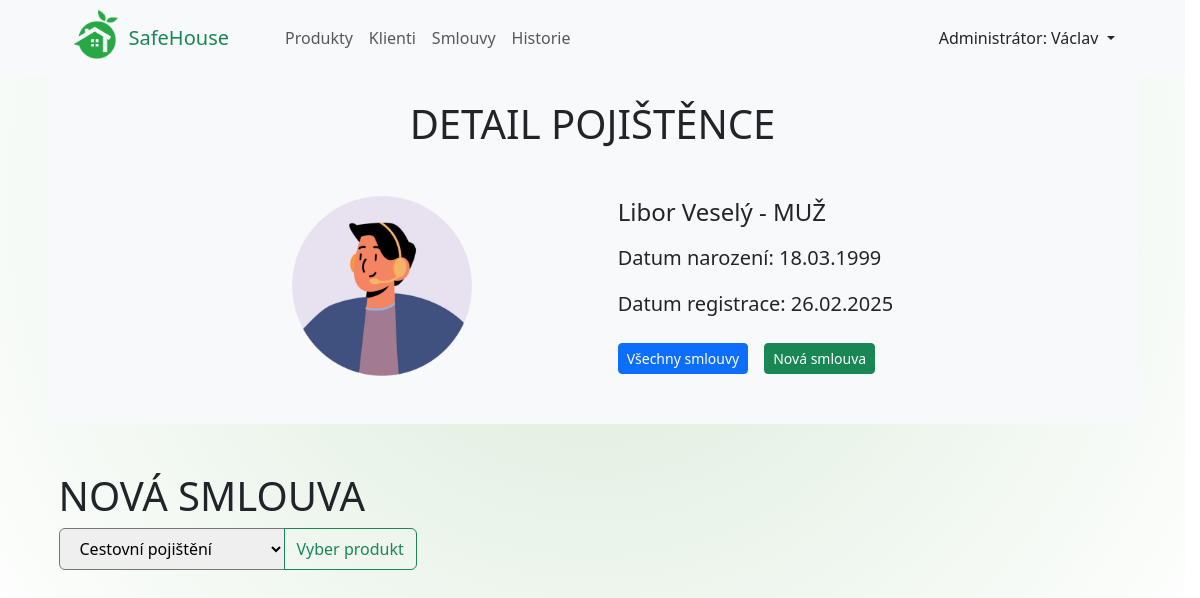
Before: /klienti/8/nova_smlouva with the older database file.
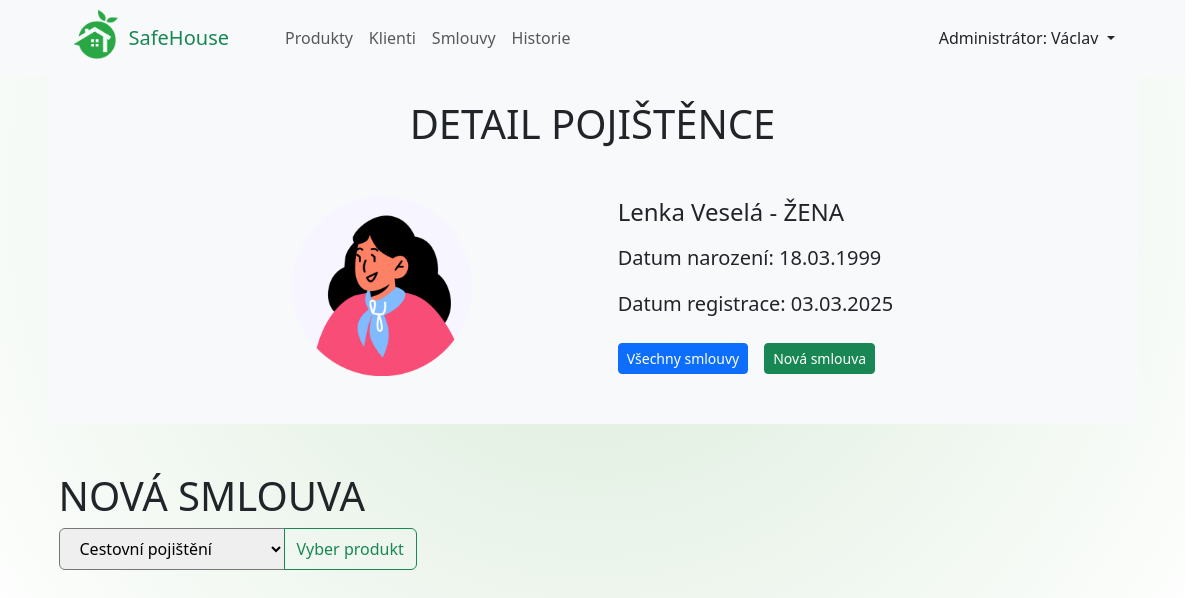
After: the same page with the newer database file.
### pojistenci_app/models.py (models this page shows, shortened)
class Pojistenci(models.Model):
    jmeno = models.CharField(max_length=40, verbose_name="Jméno")
    prijmeni = models.CharField(max_length=40, verbose_name="Příjmení")
    je_muz = models.BooleanField(default=True)
    narozeni = models.DateField(verbose_name="Datum narození")
    foto = models.CharField(
        max_length=60, verbose_name="Název obrázku")
    datum_registrace = models.DateField(auto_now=True)
    class Meta:
        verbose_name = "Pojištěnec"
        verbose_name_plural = "Pojištěnci"

### pojistenci_app/views.py (the view)
# urls.py: path('klienti/<int:klient_id>/nova_smlouva',
def nova_smlouva(request, klient_id):
    pojistenec = Pojistenci.objects.get(id=klient_id)
    if request.method == "POST":
        id_produktu = request.POST["produkty_id"]
        produkt = Produkty.objects.get(id=id_produktu)
        return render(request, 'pojistenci_app/vybrany_produkt.html', {'produkt': produkt, 'pojistenec': pojistenec})
    produkty = Produkty.objects.all()
    return render(request, 'pojistenci_app/nova_smlouva.html', {'produkty': produkty,
                                                                'pojistenec': pojistenec})

### pojistenci_app/templates/pojistenci_app/nova_smlouva.html (shortened to what this page needs)
{% extends "pojistenci_app/detail_pojistence.html" %}
{% block content_bottom %}
    <div class="container-md">
        <h1>NOVÁ SMLOUVA</h1>
        <form action="" method="post" class="mb-3">
                <div class="input-group">
                    <select class="custom-select px-3 py-2 rounded-start" id="produkty_id" name="produkty_id">
                        {% for produkt in produkty %}
                            <option value={{ produkt.id }}>{{ produkt.nazev }}</option>
                        {% endfor %}
                    </select>
                    <button class="btn btn-outline-success" type="submit">Vyber produkt</button>
                </div>
        </form>
    </div>
{% endblock content_bottom %}

### pojistenci_app/templates/pojistenci_app/detail_pojistence.html (shortened to what this page needs)
{% extends "base.html" %}
{% load static %}
{% block styles %}
    <link rel="stylesheet" href={% static "pojistenci_app/detail_pojistence.css" %}>
{% endblock styles %}
{% block content %}
    <div class="container-md">
        <h1 class="text-center pt-4 bg-light mb-0">DETAIL POJIŠTĚNCE</h1>
        <div class="bg-light p-5 mb-5 d-flex gap-3 justify-content-center rounded-bottom">
            <div class="detail-pojistence d-flex align-items-center justify-content-around w-75">
                <div>
                    <img src="{% static "/pojistenci_app/pictures/"|add:pojistenec.foto %}">
                </div>
                <div>
                    <h4 class="mb-3">{{ pojistenec.jmeno }} {{ pojistenec.prijmeni }} - {% if pojistenec.je_muz %}MUŽ{% else %}ŽENA{% endif %}</h4>
                    <p class="lead">Datum narození: {{ pojistenec.narozeni|date:"d.m.Y" }}</p>
                    <p class="lead">Datum registrace: {{ pojistenec.datum_registrace|date:"d.m.Y" }}</p>
                    <div class="d-flex gap-3">
                        <a class="btn btn-primary btn-sm mt-2" href={% url "detail_pojistence" pojistenec.id %}>Všechny smlouvy</a>
                        <a class="btn btn-success btn-sm mt-2" href={% url "nova_smlouva" pojistenec.id %}>Nová smlouva</a>
                    </div>
                </div>
            </div>
        </div>
    </div>
    <div class="container-md">
        {% block content_bottom %}
        {% endblock content_bottom %}
    </div>
{% endblock content %}

Changed rows visible on the page:
changed Pojistenci: foto: a different picture; jmeno "Libor" → "Lenka"; prijmeni "Veselý" → "Veselá"; datum_registrace "26.02.2025" → "03.03.2025"
Other visible differences:
text no longer shown: "MUŽ"
text now shown: "ŽENA"
